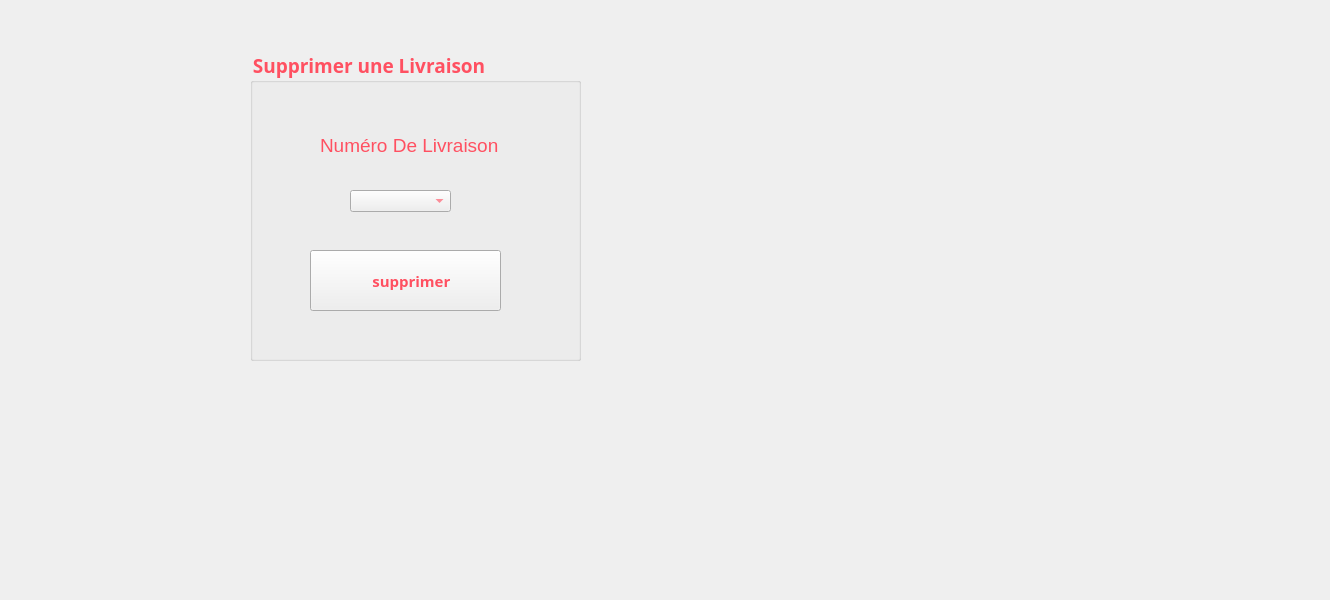
     <widget class="QWidget" name="tab_7">
      <attribute name="title">
       <string>Supprimer</string>
      </attribute>
      <widget class="QGroupBox" name="groupBox_3">
       <property name="geometry">
        <rect>
         <x>250</x>
         <y>50</y>
         <width>331</width>
         <height>311</height>
        </rect>
       </property>
       <property name="font">
        <font>
         <family>Lucida Calligraphy</family>
         <pointsize>14</pointsize>
         <weight>75</weight>
         <bold>true</bold>
        </font>
       </property>
       <property name="layoutDirection">
        <enum>Qt::LeftToRight</enum>
       </property>
       <property name="styleSheet">
        <string notr="true">color: rgb(255, 80, 97);
</string>
       </property>
       <property name="title">
        <string>Supprimer une Livraison</string>
       </property>
       <widget class="QPushButton" name="pushButton_3">
        <property name="geometry">
         <rect>
          <x>60</x>
          <y>200</y>
          <width>191</width>
          <height>61</height>
         </rect>
        </property>
        <property name="font">
         <font>
          <family>Lucida Calligraphy</family>
          <pointsize>11</pointsize>
          <weight>75</weight>
          <bold>true</bold>
         </font>
        </property>
        <property name="styleSheet">
         <string notr="true">color: rgb(255, 80, 97);
background-image:rgb(255, 170, 255)</string>
        </property>
        <property name="text">
         <string>   supprimer</string>
        </property>
        <property name="icon">
         <iconset>
          <normaloff>../../../../Downloads/poubelle.png</normaloff>../../../../Downloads/poubelle.png</iconset>
        </property>
        <property name="iconSize">
         <size>
          <width>150</width>
          <height>150</height>
         </size>
        </property>
       </widget>
       <widget class="QLabel" name="label_31">
        <property name="geometry">
         <rect>
          <x>70</x>
          <y>80</y>
          <width>271</width>
          <height>31</height>
         </rect>
        </property>
        <property name="font">
         <font>
          <family>MS Shell Dlg 2</family>
          <pointsize>14</pointsize>
          <weight>50</weight>
          <italic>false</italic>
          <bold>false</bold>
         </font>
        </property>
        <property name="styleSheet">
         <string notr="true">font: 14pt &quot;MS Shell Dlg 2&quot;;</string>
        </property>
        <property name="text">
         <string>Numéro De Livraison</string>
        </property>
       </widget>
       <widget class="QLabel" name="label_19">
        <property name="geometry">
         <rect>
          <x>60</x>
          <y>200</y>
          <width>61</width>
          <height>61</height>
         </rect>
        </property>
        <property name="styleSheet">
         <string notr="true">background-image:url(:/poubelle.png)</string>
        </property>
        <property name="text">
         <string/>
        </property>
        <property name="pixmap">
         <pixmap>../../Pictures/i/poubelle.png</pixmap>
        </property>
       </widget>
       <widget class="QComboBox" name="combols">
        <property name="geometry">
         <rect>
          <x>100</x>
          <y>140</y>
          <width>101</width>
          <height>22</height>
         </rect>
        </property>
       </widget>
      </widget>
      <widget class="QLabel" name="label_17">
       <property name="geometry">
        <rect>
         <x>-10</x>
         <y>-30</y>
         <width>1321</width>
         <height>591</height>
        </rect>
       </property>
       <property name="text">
        <string/>
       </property>
       <property name="pixmap">
        <pixmap>../../Pictures/i/Alinka-Shemeluyk_Sweets_YkxmSWdYdw.jpg</pixmap>
       </property>
      </widget>
      <zorder>label_17</zorder>
      <zorder>groupBox_3</zorder>
     </widget>
